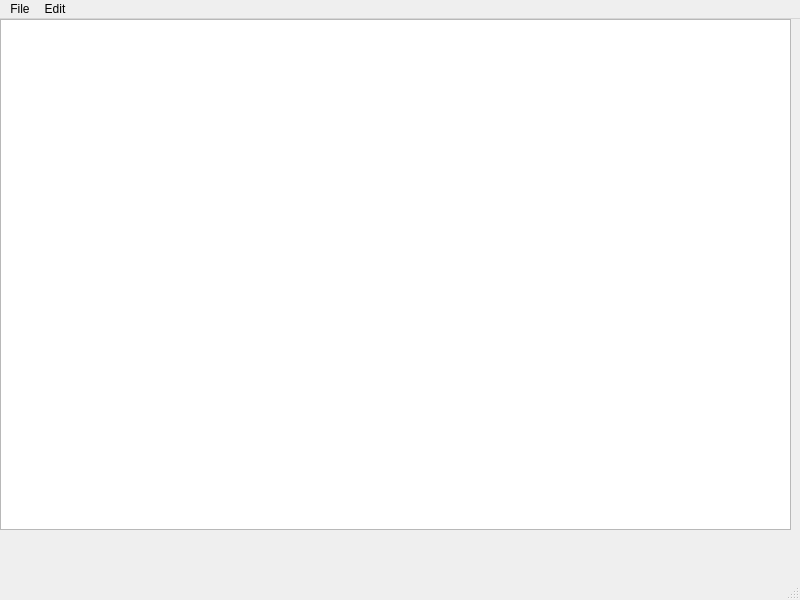
<?xml version="1.0" encoding="UTF-8"?>
<ui version="4.0">
 <class>MainWindow</class>
 <widget class="QMainWindow" name="MainWindow">
  <property name="geometry">
   <rect>
    <x>0</x>
    <y>0</y>
    <width>800</width>
    <height>600</height>
   </rect>
  </property>
  <property name="windowTitle">
   <string>MainWindow</string>
  </property>
  <widget class="QWidget" name="centralwidget">
   <widget class="QTextEdit" name="textEdit">
    <property name="geometry">
     <rect>
      <x>0</x>
      <y>0</y>
      <width>791</width>
      <height>511</height>
     </rect>
    </property>
    <property name="html">
     <string>&lt;!DOCTYPE HTML PUBLIC &quot;-//W3C//DTD HTML 4.0//EN&quot; &quot;http://www.w3.org/TR/REC-html40/strict.dtd&quot;&gt;
&lt;html&gt;&lt;head&gt;&lt;meta name=&quot;qrichtext&quot; content=&quot;1&quot; /&gt;&lt;style type=&quot;text/css&quot;&gt;
p, li { white-space: pre-wrap; }
&lt;/style&gt;&lt;/head&gt;&lt;body style=&quot; font-family:'.AppleSystemUIFont'; font-size:13pt; font-weight:400; font-style:normal;&quot;&gt;
&lt;p style=&quot;-qt-paragraph-type:empty; margin-top:0px; margin-bottom:0px; margin-left:0px; margin-right:0px; -qt-block-indent:0; text-indent:0px;&quot;&gt;&lt;br /&gt;&lt;/p&gt;&lt;/body&gt;&lt;/html&gt;</string>
    </property>
   </widget>
  </widget>
  <widget class="QMenuBar" name="menubar">
   <property name="geometry">
    <rect>
     <x>0</x>
     <y>0</y>
     <width>800</width>
     <height>21</height>
    </rect>
   </property>
   <widget class="QMenu" name="menunnnn">
    <property name="title">
     <string>File</string>
    </property>
    <addaction name="actionFile"/>
    <addaction name="actionOpen"/>
    <addaction name="actionSave_as"/>
    <addaction name="actionQuit"/>
   </widget>
   <widget class="QMenu" name="menuEdit">
    <property name="title">
     <string>Edit</string>
    </property>
    <addaction name="actionCopy"/>
    <addaction name="actionPaste"/>
    <addaction name="actionCut"/>
    <addaction name="actionUndo"/>
    <addaction name="actionRedo"/>
   </widget>
   <addaction name="menunnnn"/>
   <addaction name="menuEdit"/>
  </widget>
  <widget class="QStatusBar" name="statusbar"/>
  <action name="actionFile">
   <property name="text">
    <string>New</string>
   </property>
  </action>
  <action name="actionOpen">
   <property name="text">
    <string>Open</string>
   </property>
  </action>
  <action name="actionSave_as">
   <property name="text">
    <string>Save as..</string>
   </property>
  </action>
  <action name="actionQuit">
   <property name="text">
    <string>Quit</string>
   </property>
  </action>
  <action name="actionCopy">
   <property name="text">
    <string>Copy</string>
   </property>
  </action>
  <action name="actionPaste">
   <property name="text">
    <string>Paste</string>
   </property>
  </action>
  <action name="actionCut">
   <property name="text">
    <string>Cut</string>
   </property>
  </action>
  <action name="actionUndo">
   <property name="text">
    <string>Undo</string>
   </property>
  </action>
  <action name="actionRedo">
   <property name="text">
    <string>Redo</string>
   </property>
  </action>
 </widget>
 <resources/>
 <connections/>
</ui>
